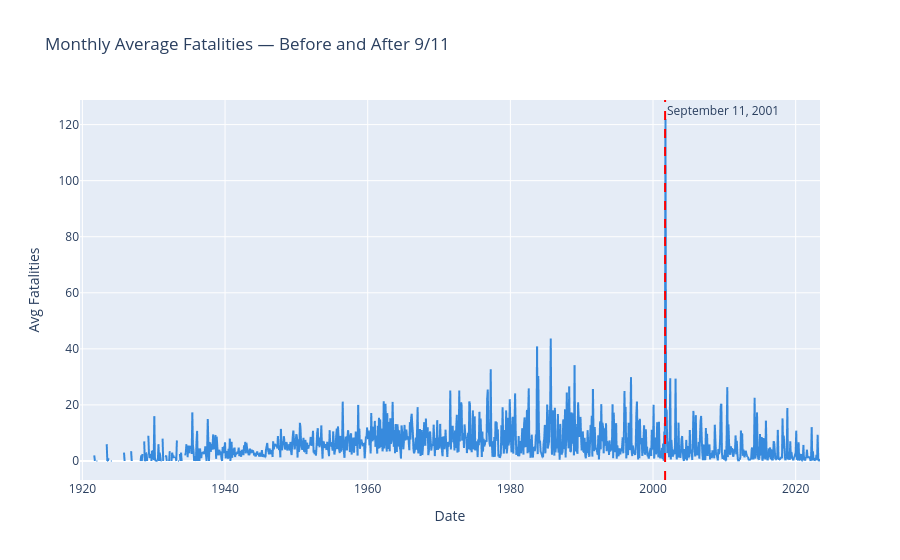

Here is the notebook cell this chart was saved with:
### Markdown cell above
## 5. The 9/11 Effect

### Code cell
pre_911 = df[df['date'] < '2001-09-11']
post_911 = df[df['date'] >= '2001-09-11']

mean_pre = pre_911['fatalities'].mean()
mean_post = post_911['fatalities'].mean()
reduction = ((mean_pre - mean_post) / mean_pre) * 100

print('=' * 55)
print('   THE 9/11 EFFECT ON AVIATION FATALITIES')
print('=' * 55)
print(f'  Avg fatalities BEFORE 9/11:  {mean_pre:.2f}')
print(f'  Avg fatalities AFTER 9/11:   {mean_post:.2f}')
print(f'  Reduction:                   {reduction:.1f}%')
print('=' * 55)

# Timeline chart
daily = df.set_index('date')['fatalities'].resample('ME').mean().reset_index()

fig = px.line(
    daily, x='date', y='fatalities',
    title='Monthly Average Fatalities — Before and After 9/11',
    labels={'date': 'Date', 'fatalities': 'Avg Fatalities'}
)
fig.add_vline(x=pd.Timestamp('2001-09-11').timestamp() * 1000, line_dash='dash', line_color='red',
              annotation_text='September 11, 2001',
              annotation_position='top right')
fig.update_traces(line_color='#378ADD')
fig.show()
fig.write_image(f'{OUTPUT_DIR}\\sept11_impact.png', scale=2)

### Figure 1 — Plotly figure (JSON) as saved in the notebook; plotly's stock layout.template omitted (floating-point values rounded to 4 significant figures; data arrays with more than 128 entries replaced by an {"elided": "..."} marker saying what was removed)
{"data": [{"hovertemplate": "Date=%{x}<br>Avg Fatalities=%{y}<extra></extra>", "legendgroup": "", "line": {"color": "#378ADD", "dash": "solid"}, "marker": {"symbol": "circle"}, "mode": "lines", "name": "", "showlegend": false, "type": "scattergl", "x": {"elided": "1246 str values"}, "xaxis": "x", "y": {"elided": "1246 float values"}, "yaxis": "y"}], "layout": {"annotations": [{"showarrow": false, "text": "September 11, 2001", "x": 1000166400000, "xanchor": "left", "xref": "x", "y": 1, "yanchor": "top", "yref": "y domain"}], "legend": {"tracegroupgap": 0}, "shapes": [{"line": {"color": "red", "dash": "dash"}, "type": "line", "x0": 1000166400000, "x1": 1000166400000, "xref": "x", "y0": 0, "y1": 1, "yref": "y domain"}], "title": {"text": "Monthly Average Fatalities — Before and After 9/11"}, "xaxis": {"anchor": "y", "domain": [0, 1], "title": {"text": "Date"}}, "yaxis": {"anchor": "x", "domain": [0, 1], "title": {"text": "Avg Fatalities"}}}}
